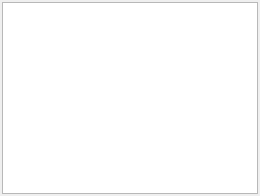
<?xml version="1.0" encoding="UTF-8"?>
<ui version="4.0">
 <class>RegisterWidget</class>
 <widget class="QWidget" name="RegisterWidget">
  <layout class="QVBoxLayout" name="mainLayout">
   <property name="leftMargin">
    <number>2</number>
   </property>
   <property name="topMargin">
    <number>2</number>
   </property>
   <property name="rightMargin">
    <number>2</number>
   </property>
   <property name="bottomMargin">
    <number>2</number>
   </property>
   <item>
    <widget class="QTableWidget" name="table">
     <property name="tabKeyNavigation">
      <bool>false</bool>
     </property>
     <property name="contextMenuPolicy">
      <enum>Qt::CustomContextMenu</enum>
     </property>
     <property name="selectionMode">
      <enum>QAbstractItemView::NoSelection</enum>
     </property>
    </widget>
   </item>
  </layout>
 </widget>
 <resources/>
 <connections/>
</ui>
